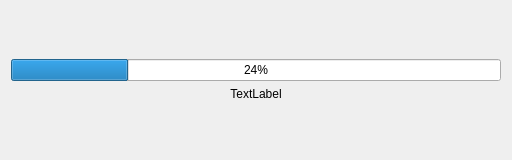
<?xml version="1.0" encoding="UTF-8"?>
<ui version="4.0">
 <class>Dialog</class>
 <widget class="QDialog" name="Dialog">
  <property name="geometry">
   <rect>
    <x>0</x>
    <y>0</y>
    <width>512</width>
    <height>160</height>
   </rect>
  </property>
  <property name="windowTitle">
   <string>Dialog</string>
  </property>
  <layout class="QVBoxLayout" name="verticalLayout">
   <item>
    <spacer name="verticalSpacer">
     <property name="orientation">
      <enum>Qt::Vertical</enum>
     </property>
     <property name="sizeHint" stdset="0">
      <size>
       <width>20</width>
       <height>40</height>
      </size>
     </property>
    </spacer>
   </item>
   <item>
    <widget class="QProgressBar" name="progressBar">
     <property name="value">
      <number>24</number>
     </property>
    </widget>
   </item>
   <item>
    <widget class="QLabel" name="labelInfo">
     <property name="text">
      <string>TextLabel</string>
     </property>
     <property name="alignment">
      <set>Qt::AlignCenter</set>
     </property>
    </widget>
   </item>
   <item>
    <spacer name="verticalSpacer_2">
     <property name="orientation">
      <enum>Qt::Vertical</enum>
     </property>
     <property name="sizeHint" stdset="0">
      <size>
       <width>20</width>
       <height>40</height>
      </size>
     </property>
    </spacer>
   </item>
  </layout>
 </widget>
 <resources/>
 <connections/>
</ui>
